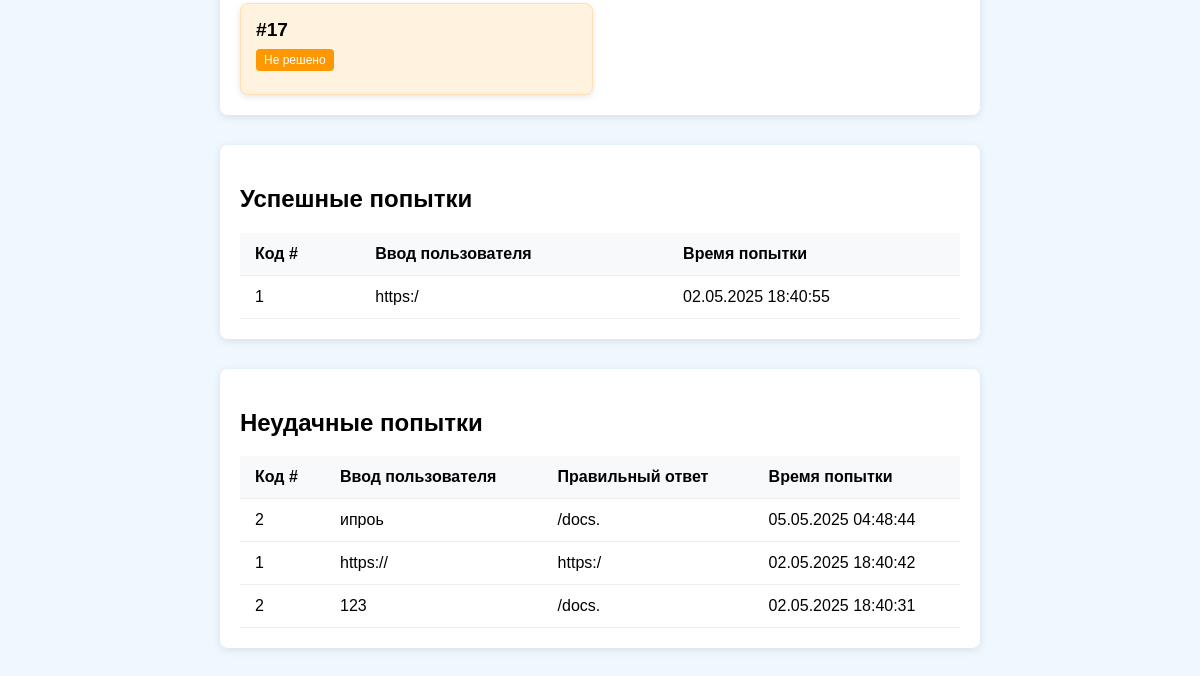
Before: /admin/user/1 (signed in, lower part) with the older database file.
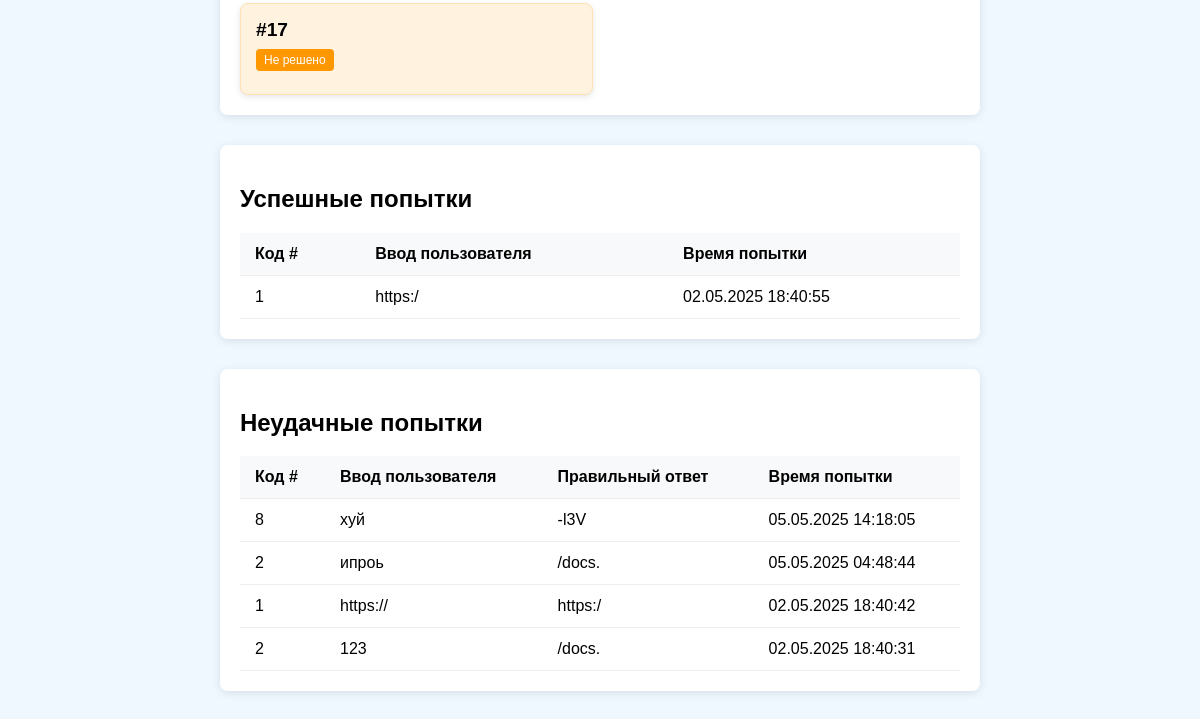
After: the same page with the newer database file.
### models.py (models this page shows)
class CodeStatus(db.Model):
    id = db.Column(db.Integer, primary_key=True)
    number = db.Column(db.Integer, unique=True)
    solved = db.Column(db.Boolean, default=False)

class CodeAttempt(db.Model):
    id = db.Column(db.Integer, primary_key=True)
    user_id = db.Column(db.Integer, db.ForeignKey('user.id'))
    code_id = db.Column(db.Integer, db.ForeignKey('code_status.id'))
    input_text = db.Column(db.String(200))  # Введённый пользователем текст
    is_correct = db.Column(db.Boolean, default=False)  # Верна ли попытка
    attempt_time = db.Column(db.DateTime)  # Время попытки
    user = db.relationship('User', backref=db.backref('attempts', lazy=True))
    code = db.relationship('CodeStatus', backref=db.backref('attempts', lazy=True))

### app.py (the view)
@app.route('/admin/user/<int:user_id>')
@login_required
def user_details(user_id):
    if not current_user.is_admin:
        abort(403)
    user = User.query.get_or_404(user_id)
    progress = UserProgress.query.filter_by(user_id=user_id).all()
    successful_attempts = CodeAttempt.query.filter_by(
        user_id=user_id,
        is_correct=True
    ).order_by(desc(CodeAttempt.attempt_time)).all()
    unsuccessful_attempts = CodeAttempt.query.filter_by(
        user_id=user_id,
        is_correct=False
    ).order_by(desc(CodeAttempt.attempt_time)).all()
    codes = CodeStatus.query.all()
    progress_dict = {p.code_id: p for p in progress}
    return render_template('admin/user_details.html',
                          user=user,
                          codes=codes,
                          progress_dict=progress_dict,
                          successful_attempts=successful_attempts,
                          unsuccessful_attempts=unsuccessful_attempts,
                          CORRECT_ANSWERS=CORRECT_ANSWERS)

### app.py (called while the page is built)
@login_manager.user_loader
def load_user(user_id):
    return User.query.get(int(user_id))

### templates/admin/user_details.html (shortened to what this page needs)
{% extends "base.html" %}
{% block content %}
<div class="container admin-dashboard">
    <div class="admin-section">
        <div class="codes-grid">
            {% for code in codes %}
            {% set progress = progress_dict.get(code.id) %}
            <div class="code-progress-card {{ 'solved' if progress and progress.solved else 'unsolved' }}">
                <span class="code-number">#{{ code.number }}</span>
                {% if progress and progress.solved %}
                    <div class="status-badge solved">Решено</div>
                    <div class="solved-time">
                        Решено: {{ progress.solved_at.strftime('%d.%m.%Y %H:%M') if progress.solved_at else 'Нет данных' }}
                    </div>
                    <div class="correct-answer">
                        Правильный ответ: <strong>{{ CORRECT_ANSWERS[code.number] }}</strong>
                    </div>
                {% else %}
                    <div class="status-badge unsolved">Не решено</div>
                {% endif %}
            </div>
            {% endfor %}
        </div>
    </div>
    <div class="admin-section">
        <h2>Успешные попытки</h2>
        {% if successful_attempts %}
        <table class="admin-table">
            <thead>
                <tr>
                    <th>Код #</th>
                    <th>Ввод пользователя</th>
                    <th>Время попытки</th>
                </tr>
            </thead>
            <tbody>
                {% for attempt in successful_attempts %}
                <tr>
                    <td>{{ attempt.code.number }}</td>
                    <td>{{ attempt.input_text }}</td>
                    <td>{{ attempt.attempt_time.strftime('%d.%m.%Y %H:%M:%S') }}</td>
                </tr>
                {% endfor %}
            </tbody>
        </table>
        {% else %}
        <p class="no-data">Нет успешных попыток</p>
        {% endif %}
    </div>
    <div class="admin-section">
        <h2>Неудачные попытки</h2>
        {% if unsuccessful_attempts %}
        <table class="admin-table">
            <thead>
                <tr>
                    <th>Код #</th>
                    <th>Ввод пользователя</th>
                    <th>Правильный ответ</th>
                    <th>Время попытки</th>
                </tr>
            </thead>
            <tbody>
                {% for attempt in unsuccessful_attempts %}
                <tr>
                    <td>{{ attempt.code.number }}</td>
                    <td>{{ attempt.input_text }}</td>
                    <td>{{ CORRECT_ANSWERS[attempt.code.number] }}</td>
                    <td>{{ attempt.attempt_time.strftime('%d.%m.%Y %H:%M:%S') }}</td>
                </tr>
                {% endfor %}
            </tbody>
        </table>
        {% else %}
        <p class="no-data">Нет неудачных попыток</p>
        {% endif %}
    </div>
</div>
{% endblock %}

### templates/base.html (shortened to what this page needs)
<!DOCTYPE html>
<html lang="ru">
<head>
    <link rel="stylesheet" href="{{ url_for('static', filename='css/style.css') }}">
</head>
<body>
    <main>
        {% block content %}{% endblock %}
    </main>
</body>
</html>

### static/css/style.css (style rules this page uses)
body { font-family: Arial, sans-serif; max-width: 800px; margin: 0 auto; padding: 20px; background: #f0f8ff; }
.admin-dashboard { max-width: 1200px; margin: 0 auto; padding: 20px; }
.admin-section { background: #fff; border-radius: 8px; padding: 20px; margin-bottom: 30px; box-shadow: 0 2px 10px rgba(0, 0, 0, 0.1); }
.admin-table { width: 100%; border-collapse: collapse; margin-top: 15px; }
.admin-table th, .admin-table td { padding: 12px 15px; text-align: left; border-bottom: 1px solid #eee; }
.admin-table th { background-color: #f8f9fa; font-weight: 600; }
.codes-grid { display: grid; grid-template-columns: repeat(auto-fill, minmax(250px, 1fr)); gap: 15px; margin-top: 20px; }
.code-progress-card { position: relative; padding: 15px; border-radius: 8px; box-shadow: 0 2px 6px rgba(0, 0, 0, 0.1); }
.code-progress-card.unsolved { background-color: #fff3e0; border: 1px solid #ffe0b2; }
.code-number { font-weight: bold; font-size: 1.2em; display: block; margin-bottom: 8px; }
.status-badge { display: inline-block; padding: 4px 8px; border-radius: 4px; font-size: 12px; margin-bottom: 8px; }
.status-badge.unsolved { background-color: #ff9800; color: white; }

Changed rows visible on the page:
added CodeAttempt: code.number "8", input_text "хуй", attempt_time "05.05.2025 14:18:05", shown under "Неудачные попытки"
now on this page (row unchanged): CodeStatus: number "-l3V"
